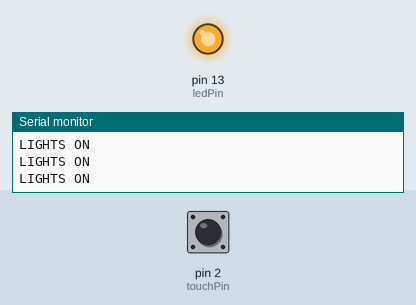
Recording of a sketch running on a simulated Arduino Uno, built with avr-gcc and run on an emulated ATmega328P. Shown: output pins drawn as LEDs (lit = HIGH), the last lines printed to the serial monitor. Dashed ring = blinking. The test bench sets the inputs (shaded band); at power-on: pin 2 (touchPin) LOW.

Above: at 1.2 s.
1.3 s: pin 2 (touchPin) pulled HIGH for 1 s
At 2.8 s:
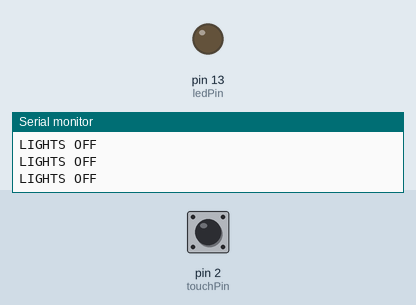
3.8 s: pin 2 (touchPin) pulled HIGH for 0.15 s
At 5.1 s:
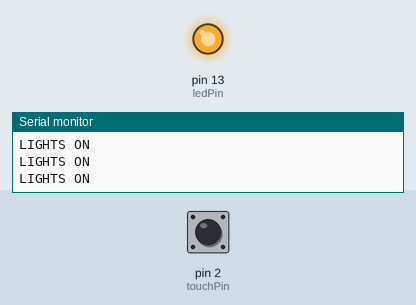
5.4 s: pin 2 (touchPin) pulled HIGH for 3.2 s
At 5.8 s:
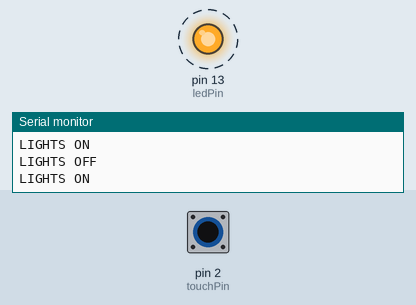
Timing chart, 0 to 10.0 s (numbered marks = the images above; inputs shaded):
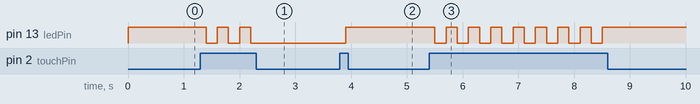

Measured:
- after the input at 1.3 s, pin 13 (ledPin): alternates HIGH for 0.20 s and LOW for 0.20 s, 5 changes in all, then stays LOW, starting after 0.10 s
- after the input at 3.8 s, pin 13 (ledPin): LOW → HIGH after 0.10 s
- after the input at 5.4 s, pin 13 (ledPin): alternates HIGH for 0.20 s and LOW for 0.20 s, 16 changes in all, then stays HIGH, starting after 0.11 s

The sketch:

touch_sensor.ino
```cpp
int touchPin = 2;
int ledPin = 13;

int touched = 0;
int val = 0;
int lightON = 0;

void setup()
{
  Serial.begin(9600);
  pinMode(touchPin, INPUT);
  pinMode(ledPin, OUTPUT);
}

void loop()
{

 val = digitalRead(touchPin);

 if(val == HIGH)
 {
  touched = 1-touched;
  delay(100);
 }

  lightON = val;
  if(touched == HIGH)
  {
    Serial.println("LIGHTS OFF");
    digitalWrite(ledPin,LOW);
  }
  else
  {
    Serial.println("LIGHTS ON");
    digitalWrite(ledPin,HIGH);
  }
  delay(100);
}
```
